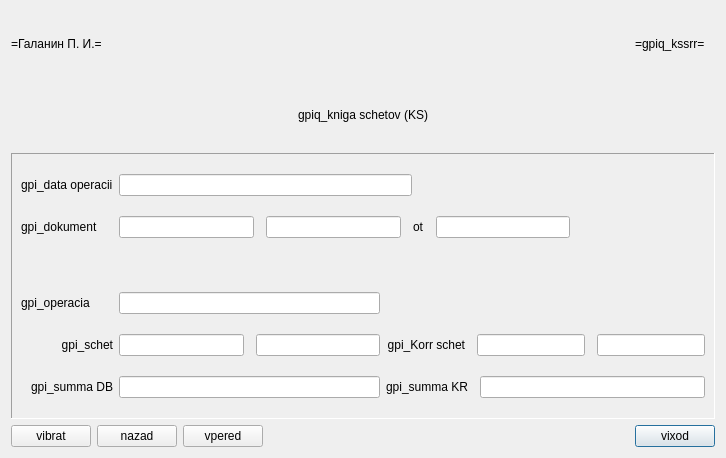
<?xml version="1.0" encoding="UTF-8"?>
<ui version="4.0">
 <class>gpiq_kssrr</class>
 <widget class="QDialog" name="gpiq_kssrr">
  <property name="windowModality">
   <enum>Qt::ApplicationModal</enum>
  </property>
  <property name="geometry">
   <rect>
    <x>0</x>
    <y>0</y>
    <width>726</width>
    <height>458</height>
   </rect>
  </property>
  <property name="focusPolicy">
   <enum>Qt::TabFocus</enum>
  </property>
  <property name="windowTitle">
   <string>gpiq_kssrr</string>
  </property>
  <layout class="QGridLayout" name="gridLayout">
   <item row="0" column="1">
    <widget class="QLabel" name="gpiq_kssrr_xxprg_l">
     <property name="text">
      <string>=gpiq_kssrr=</string>
     </property>
    </widget>
   </item>
   <item row="0" column="0">
    <widget class="QLabel" name="gpiq_kssrr_xxsma_l">
     <property name="text">
      <string>=Галанин П. И.=</string>
     </property>
    </widget>
   </item>
   <item row="4" column="1">
    <widget class="QPushButton" name="gpiq_kssrr_exit_c">
     <property name="text">
      <string>vixod</string>
     </property>
    </widget>
   </item>
   <item row="4" column="0">
    <layout class="QHBoxLayout" name="horizontalLayout_5">
     <item>
      <widget class="QPushButton" name="gpiq_kssrr_grid_c">
       <property name="text">
        <string>vibrat</string>
       </property>
      </widget>
     </item>
     <item>
      <widget class="QPushButton" name="gpiq_kssrr_back_c">
       <property name="text">
        <string>nazad</string>
       </property>
      </widget>
     </item>
     <item>
      <widget class="QPushButton" name="gpiq_kssrr_next_c">
       <property name="text">
        <string>vpered</string>
       </property>
      </widget>
     </item>
     <item>
      <spacer name="horizontalSpacer_2">
       <property name="orientation">
        <enum>Qt::Horizontal</enum>
       </property>
       <property name="sizeHint" stdset="0">
        <size>
         <width>40</width>
         <height>20</height>
        </size>
       </property>
      </spacer>
     </item>
    </layout>
   </item>
   <item row="1" column="0" colspan="2">
    <widget class="QLabel" name="gpiq_kssrr_xxtitle_l">
     <property name="text">
      <string>gpiq_kniga schetov (KS)</string>
     </property>
     <property name="alignment">
      <set>Qt::AlignCenter</set>
     </property>
    </widget>
   </item>
   <item row="3" column="0" colspan="2">
    <widget class="QFrame" name="gpiq_kssrr_b1">
     <property name="frameShape">
      <enum>QFrame::Panel</enum>
     </property>
     <property name="frameShadow">
      <enum>QFrame::Sunken</enum>
     </property>
     <property name="lineWidth">
      <number>1</number>
     </property>
     <property name="midLineWidth">
      <number>1</number>
     </property>
     <layout class="QGridLayout" name="gridLayout_2">
      <property name="topMargin">
       <number>20</number>
      </property>
      <property name="bottomMargin">
       <number>20</number>
      </property>
      <property name="verticalSpacing">
       <number>20</number>
      </property>
      <item row="7" column="0">
       <widget class="QLabel" name="gpiq_kssrr_rubdb_l">
        <property name="text">
         <string>gpi_summa DB</string>
        </property>
        <property name="alignment">
         <set>Qt::AlignRight|Qt::AlignTrailing|Qt::AlignVCenter</set>
        </property>
       </widget>
      </item>
      <item row="7" column="1">
       <widget class="QLineEdit" name="gpiq_kssrr_rubdb_e">
        <property name="readOnly">
         <bool>true</bool>
        </property>
       </widget>
      </item>
      <item row="4" column="1">
       <widget class="QLineEdit" name="gpiq_kssrr_to_e">
        <property name="readOnly">
         <bool>true</bool>
        </property>
       </widget>
      </item>
      <item row="4" column="0">
       <widget class="QLabel" name="gpiq_kssrr_to_l">
        <property name="text">
         <string>gpi_operacia</string>
        </property>
        <property name="alignment">
         <set>Qt::AlignLeading|Qt::AlignLeft|Qt::AlignVCenter</set>
        </property>
       </widget>
      </item>
      <item row="3" column="0">
       <widget class="QLabel" name="gpiq_kssrr_rub_l">
        <property name="text">
         <string/>
        </property>
        <property name="alignment">
         <set>Qt::AlignLeading|Qt::AlignLeft|Qt::AlignVCenter</set>
        </property>
       </widget>
      </item>
      <item row="0" column="1" colspan="2">
       <layout class="QHBoxLayout" name="horizontalLayout_8">
        <item>
         <widget class="QLineEdit" name="gpiq_kssrr_data_e">
          <property name="readOnly">
           <bool>true</bool>
          </property>
         </widget>
        </item>
        <item>
         <spacer name="horizontalSpacer_4">
          <property name="orientation">
           <enum>Qt::Horizontal</enum>
          </property>
          <property name="sizeHint" stdset="0">
           <size>
            <width>40</width>
            <height>20</height>
           </size>
          </property>
         </spacer>
        </item>
       </layout>
      </item>
      <item row="1" column="0">
       <widget class="QLabel" name="gpiq_kssrr_dokk_l">
        <property name="text">
         <string>gpi_dokument</string>
        </property>
        <property name="alignment">
         <set>Qt::AlignLeading|Qt::AlignLeft|Qt::AlignVCenter</set>
        </property>
       </widget>
      </item>
      <item row="6" column="1">
       <layout class="QHBoxLayout" name="horizontalLayout_4">
        <property name="spacing">
         <number>12</number>
        </property>
       </layout>
      </item>
      <item row="5" column="2">
       <layout class="QHBoxLayout" name="horizontalLayout_2">
        <property name="spacing">
         <number>12</number>
        </property>
        <item>
         <widget class="QLabel" name="gpiq_kssrr_ks_l">
          <property name="text">
           <string>gpi_Korr schet</string>
          </property>
          <property name="alignment">
           <set>Qt::AlignRight|Qt::AlignTrailing|Qt::AlignVCenter</set>
          </property>
         </widget>
        </item>
        <item>
         <widget class="QLineEdit" name="gpiq_kssrr_kr_e">
          <property name="readOnly">
           <bool>true</bool>
          </property>
         </widget>
        </item>
        <item>
         <widget class="QLineEdit" name="gpiq_kssrr_ksn_e">
          <property name="readOnly">
           <bool>true</bool>
          </property>
         </widget>
        </item>
       </layout>
      </item>
      <item row="5" column="1">
       <layout class="QHBoxLayout" name="horizontalLayout_3">
        <property name="spacing">
         <number>12</number>
        </property>
        <item>
         <widget class="QLineEdit" name="gpiq_kssrr_s_e">
          <property name="readOnly">
           <bool>true</bool>
          </property>
         </widget>
        </item>
        <item>
         <widget class="QLineEdit" name="gpiq_kssrr_sn_e">
          <property name="readOnly">
           <bool>true</bool>
          </property>
         </widget>
        </item>
       </layout>
      </item>
      <item row="0" column="0">
       <widget class="QLabel" name="gpiq_kssrr_data_l">
        <property name="text">
         <string>gpi_data operacii</string>
        </property>
        <property name="alignment">
         <set>Qt::AlignLeading|Qt::AlignLeft|Qt::AlignVCenter</set>
        </property>
       </widget>
      </item>
      <item row="5" column="0">
       <widget class="QLabel" name="gpiq_kssrr_s_l">
        <property name="text">
         <string>gpi_schet</string>
        </property>
        <property name="alignment">
         <set>Qt::AlignRight|Qt::AlignTrailing|Qt::AlignVCenter</set>
        </property>
       </widget>
      </item>
      <item row="1" column="1" colspan="2">
       <layout class="QHBoxLayout" name="horizontalLayout_7">
        <property name="spacing">
         <number>12</number>
        </property>
        <item>
         <widget class="QLineEdit" name="gpiq_kssrr_dokk_e">
          <property name="readOnly">
           <bool>true</bool>
          </property>
         </widget>
        </item>
        <item>
         <widget class="QLineEdit" name="gpiq_kssrr_dokn_e">
          <property name="readOnly">
           <bool>true</bool>
          </property>
         </widget>
        </item>
        <item>
         <widget class="QLabel" name="gpiq_kssrr_dokd_l">
          <property name="text">
           <string>ot</string>
          </property>
          <property name="alignment">
           <set>Qt::AlignLeading|Qt::AlignLeft|Qt::AlignVCenter</set>
          </property>
         </widget>
        </item>
        <item>
         <widget class="QLineEdit" name="gpiq_kssrr_dokd_e">
          <property name="readOnly">
           <bool>true</bool>
          </property>
         </widget>
        </item>
        <item>
         <spacer name="horizontalSpacer_7">
          <property name="orientation">
           <enum>Qt::Horizontal</enum>
          </property>
          <property name="sizeHint" stdset="0">
           <size>
            <width>40</width>
            <height>20</height>
           </size>
          </property>
         </spacer>
        </item>
       </layout>
      </item>
      <item row="7" column="2">
       <layout class="QHBoxLayout" name="horizontalLayout_9">
        <property name="spacing">
         <number>12</number>
        </property>
        <item>
         <widget class="QLabel" name="gpiq_kssrr_rubkr_l">
          <property name="text">
           <string>gpi_summa KR</string>
          </property>
          <property name="alignment">
           <set>Qt::AlignRight|Qt::AlignTrailing|Qt::AlignVCenter</set>
          </property>
         </widget>
        </item>
        <item>
         <widget class="QLineEdit" name="gpiq_kssrr_rubkr_e">
          <property name="readOnly">
           <bool>true</bool>
          </property>
         </widget>
        </item>
       </layout>
      </item>
     </layout>
    </widget>
   </item>
  </layout>
 </widget>
 <tabstops>
  <tabstop>gpiq_kssrr_data_e</tabstop>
  <tabstop>gpiq_kssrr_dokk_e</tabstop>
  <tabstop>gpiq_kssrr_dokn_e</tabstop>
  <tabstop>gpiq_kssrr_dokd_e</tabstop>
  <tabstop>gpiq_kssrr_to_e</tabstop>
  <tabstop>gpiq_kssrr_s_e</tabstop>
  <tabstop>gpiq_kssrr_sn_e</tabstop>
  <tabstop>gpiq_kssrr_kr_e</tabstop>
  <tabstop>gpiq_kssrr_ksn_e</tabstop>
  <tabstop>gpiq_kssrr_rubdb_e</tabstop>
  <tabstop>gpiq_kssrr_rubkr_e</tabstop>
  <tabstop>gpiq_kssrr_grid_c</tabstop>
  <tabstop>gpiq_kssrr_back_c</tabstop>
  <tabstop>gpiq_kssrr_next_c</tabstop>
  <tabstop>gpiq_kssrr_exit_c</tabstop>
 </tabstops>
 <resources/>
 <connections/>
</ui>
